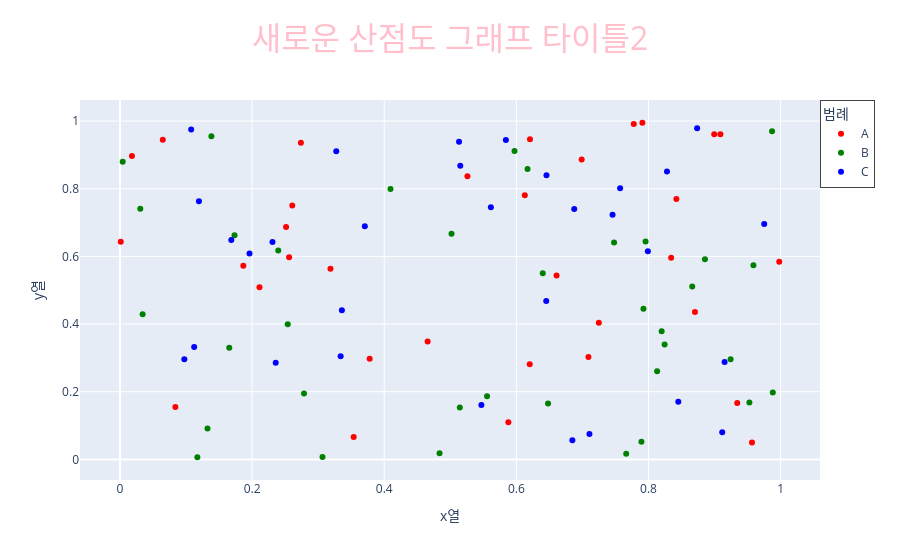

Notebook source saved alongside this figure:
### Code cell
# 산전도그래프 업데이트

import plotly.express as px
import pandas as pd
import numpy as np 

df = pd.DataFrame({
    "x열": np.random.rand(100), 
    "y열": np.random.rand(100),
    "색상기준열": np.random.choice(["A", "B", "C"], 100) 
})


fig = px.scatter(df, x="x열", y="y열", color="색상기준열", category_orders={"색상기준열": ["A", "B", "C"]}, color_discrete_sequence=["red", "green", "blue"],  title="산점도 그래프")


# 굳이 이렇게 하는 이유는 위에 구문에선 타이틀명만 지정할수있지 폰트, 컬러 등 다양한 것들을 지정할 수 없기 때문!
fig.update_layout(
    title={
        "text": "새로운 산점도 그래프 타이틀2",
        "font": {
            "size": 32,
            "color": "pink"
        },
        "x":0.5 # 중앙정렬
    },
    legend={
        "title": "범례",
        "x": 1,
        "y": 1,
        "xanchor": "left",
        "yanchor": "top",
        "borderwidth": 1
    }
)

fig.show()

### Figure 1 — Plotly figure (JSON) as saved in the notebook; plotly's stock layout.template omitted (floating-point values rounded to 4 significant figures)
{"data": [{"hovertemplate": "색상기준열=A<br>x열=%{x}<br>y열=%{y}<extra></extra>", "legendgroup": "A", "marker": {"color": "red", "symbol": "circle"}, "mode": "markers", "name": "A", "orientation": "v", "showlegend": true, "type": "scatter", "x": [0.2738, 0.8704, 0.526, 0.6609, 0.7777, 0.3779, 0.8422, 0.2608, 0.3186, 0.7908, 0.08386, 0.9567, 0.6203, 0.1867, 0.3537, 0.9089, 0.998, 0.6206, 0.256, 0.6128, 0.001125, 0.2514, 0.7091, 0.7248, 0.5879, 0.2112, 0.6989, 0.0181, 0.8996, 0.8343, 0.9343, 0.06473, 0.4657], "xaxis": "x", "y": [0.9359, 0.4356, 0.8369, 0.5439, 0.9912, 0.2971, 0.7699, 0.7502, 0.5638, 0.9951, 0.1547, 0.04959, 0.281, 0.5724, 0.06591, 0.9608, 0.5844, 0.9461, 0.5973, 0.7807, 0.6434, 0.6873, 0.3024, 0.4037, 0.1097, 0.5085, 0.8867, 0.8968, 0.961, 0.5963, 0.1667, 0.9446, 0.3481], "yaxis": "y"}, {"hovertemplate": "색상기준열=B<br>x열=%{x}<br>y열=%{y}<extra></extra>", "legendgroup": "B", "marker": {"color": "green", "symbol": "circle"}, "mode": "markers", "name": "B", "orientation": "v", "showlegend": true, "type": "scatter", "x": [0.7924, 0.5972, 0.1384, 0.7894, 0.5144, 0.9528, 0.9871, 0.004068, 0.5556, 0.8855, 0.8199, 0.7956, 0.1654, 0.7663, 0.4837, 0.2539, 0.6169, 0.3065, 0.6399, 0.648, 0.1324, 0.7479, 0.5018, 0.8131, 0.9589, 0.03072, 0.03425, 0.2396, 0.4094, 0.1734, 0.9882, 0.2786, 0.1171, 0.9244, 0.8663, 0.8245], "xaxis": "x", "y": [0.4454, 0.9115, 0.955, 0.05177, 0.153, 0.1683, 0.9697, 0.8798, 0.1866, 0.5915, 0.3786, 0.6437, 0.3302, 0.01684, 0.01783, 0.3997, 0.8587, 0.007216, 0.5503, 0.1655, 0.09153, 0.6411, 0.6671, 0.2607, 0.5739, 0.7412, 0.4287, 0.6172, 0.7996, 0.6624, 0.1974, 0.1947, 0.006286, 0.2961, 0.5108, 0.3398], "yaxis": "y"}, {"hovertemplate": "색상기준열=C<br>x열=%{x}<br>y열=%{y}<extra></extra>", "legendgroup": "C", "marker": {"color": "blue", "symbol": "circle"}, "mode": "markers", "name": "C", "orientation": "v", "showlegend": true, "type": "scatter", "x": [0.7991, 0.2308, 0.9752, 0.6452, 0.9116, 0.6876, 0.5841, 0.828, 0.6848, 0.7456, 0.09738, 0.196, 0.3273, 0.2357, 0.1122, 0.5614, 0.3706, 0.1195, 0.7106, 0.334, 0.9153, 0.8451, 0.6456, 0.7571, 0.5151, 0.3359, 0.5132, 0.1077, 0.8736, 0.1685, 0.5471], "xaxis": "x", "y": [0.615, 0.643, 0.6961, 0.468, 0.0803, 0.7401, 0.9444, 0.8509, 0.05646, 0.7234, 0.2959, 0.6083, 0.9106, 0.2859, 0.3324, 0.745, 0.6888, 0.7632, 0.07512, 0.3048, 0.2882, 0.1706, 0.84, 0.8013, 0.8679, 0.4408, 0.9387, 0.9749, 0.9788, 0.6485, 0.161], "yaxis": "y"}], "layout": {"legend": {"borderwidth": 1, "title": {"text": "범례"}, "tracegroupgap": 0, "x": 1, "xanchor": "left", "y": 1, "yanchor": "top"}, "title": {"font": {"color": "pink", "size": 32}, "text": "새로운 산점도 그래프 타이틀2", "x": 0.5}, "xaxis": {"anchor": "y", "domain": [0, 1], "title": {"text": "x열"}}, "yaxis": {"anchor": "x", "domain": [0, 1], "title": {"text": "y열"}}}}
